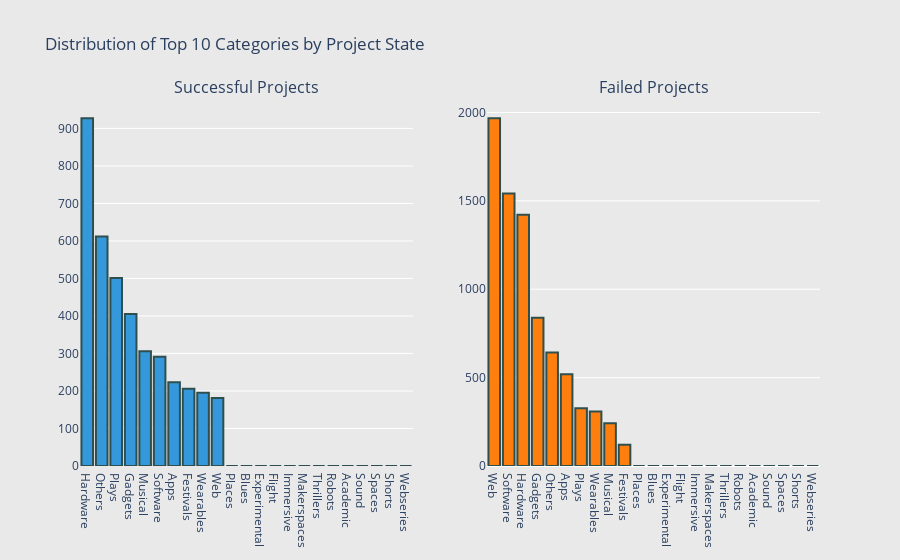

Notebook code cell kept with this figure:
### Markdown cell above
See which categories are more successful

### Code cell
# Get top 10 categories in ascending order
top_categories = df['category'].value_counts().head(10).index

# Filter dataframe for top 10 categories
filtered_df = df[df['category'].isin(top_categories)]

# Filter data for successful and failed projects
successful_df = filtered_df[filtered_df['state'] == 'successful']
failed_df = filtered_df[filtered_df['state'] == 'failed']

# Count main categories for successful and failed projects
successful_category_counts = successful_df['category'].value_counts().sort_values(ascending=False)
failed_category_counts = failed_df['category'].value_counts().sort_values(ascending=False)

# Create subplots with 1 row and 2 columns
fig = make_subplots(rows=1, cols=2, subplot_titles=['Successful Projects', 'Failed Projects'])

# Add bar plot for successful projects
fig.add_trace(go.Bar(x=successful_category_counts.index, y=successful_category_counts.values, 
                     marker_color='#3498db', name='Successful Projects'), row=1, col=1)

# Add bar plot for failed projects
fig.add_trace(go.Bar(x=failed_category_counts.index, y=failed_category_counts.values, 
                     marker_color='#ff7f0e', name='Failed Projects'), row=1, col=2)

fig.update_traces(marker=dict(line=dict(width=2, color='DarkSlateGrey')))

# Update layout
fig.update_layout(title_text='Distribution of Top 10 Categories by Project State',
                  xaxis=dict(showgrid=False, zeroline=False),
                  yaxis=dict(showgrid=True, zeroline=False),
                  paper_bgcolor='rgb(233,233,233)',
                  plot_bgcolor='rgb(233,233,233)',
                  showlegend=False)

# Show the subplot
fig.show()

### Figure 1 — Plotly figure (JSON) as saved in the notebook; plotly's stock layout.template omitted (floating-point values rounded to 4 significant figures)
{"data": [{"marker": {"color": "#3498db", "line": {"color": "DarkSlateGrey", "width": 2}}, "name": "Successful Projects", "type": "bar", "x": ["Hardware", "Others", "Plays", "Gadgets", "Musical", "Software", "Apps", "Festivals", "Wearables", "Web", "Places", "Blues", "Experimental", "Flight", "Immersive", "Makerspaces", "Thrillers", "Robots", "Academic", "Sound", "Spaces", "Shorts", "Webseries"], "xaxis": "x", "y": [927, 612, 501, 405, 306, 291, 223, 206, 195, 181, 0, 0, 0, 0, 0, 0, 0, 0, 0, 0, 0, 0, 0], "yaxis": "y"}, {"marker": {"color": "#ff7f0e", "line": {"color": "DarkSlateGrey", "width": 2}}, "name": "Failed Projects", "type": "bar", "x": ["Web", "Software", "Hardware", "Gadgets", "Others", "Apps", "Plays", "Wearables", "Musical", "Festivals", "Places", "Blues", "Experimental", "Flight", "Immersive", "Makerspaces", "Thrillers", "Robots", "Academic", "Sound", "Spaces", "Shorts", "Webseries"], "xaxis": "x2", "y": [1967, 1542, 1421, 839, 642, 519, 326, 308, 242, 120, 0, 0, 0, 0, 0, 0, 0, 0, 0, 0, 0, 0, 0], "yaxis": "y2"}], "layout": {"annotations": [{"font": {"size": 16}, "showarrow": false, "text": "Successful Projects", "x": 0.225, "xanchor": "center", "xref": "paper", "y": 1, "yanchor": "bottom", "yref": "paper"}, {"font": {"size": 16}, "showarrow": false, "text": "Failed Projects", "x": 0.775, "xanchor": "center", "xref": "paper", "y": 1, "yanchor": "bottom", "yref": "paper"}], "paper_bgcolor": "rgb(233,233,233)", "plot_bgcolor": "rgb(233,233,233)", "showlegend": false, "title": {"text": "Distribution of Top 10 Categories by Project State"}, "xaxis": {"anchor": "y", "domain": [0, 0.45], "showgrid": false, "zeroline": false}, "xaxis2": {"anchor": "y2", "domain": [0.55, 1]}, "yaxis": {"anchor": "x", "domain": [0, 1], "showgrid": true, "zeroline": false}, "yaxis2": {"anchor": "x2", "domain": [0, 1]}}}
